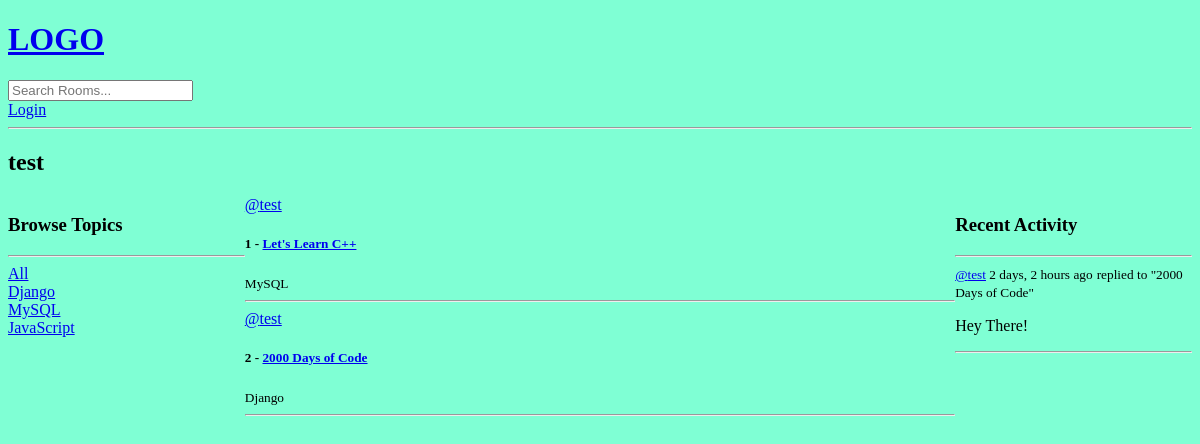
The page /p/1/ on the database as committed earlier.
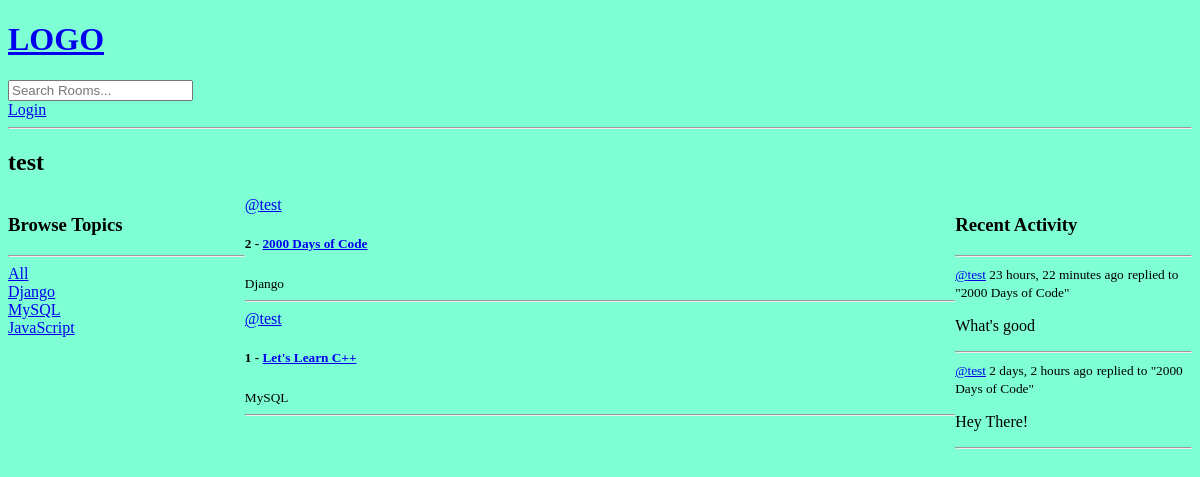
The same page on the database as committed later.
### base/models.py (models this page shows, shortened)
class Topic(models.Model):
	name = models.CharField(max_length=200)

class Room(models.Model):
	host = models.ForeignKey(User, on_delete=models.SET_NULL, null=True)
	topic = models.ForeignKey(Topic, on_delete=models.SET_NULL, null=True)
	name = models.CharField(max_length=200)
	description = models.TextField(null=True, blank=True)
	participants = models.ManyToManyField(User, related_name='participants', blank=True)
	updated = models.DateTimeField(auto_now=True)
	created = models.DateTimeField(auto_now_add=True)
	class Meta:
		ordering = ['-updated', '-created']
	def __str__(self):
		return self.name

class Message(models.Model):
	user = models.ForeignKey(User, on_delete=models.CASCADE)
	room = models.ForeignKey(Room, on_delete=models.CASCADE)
	body = models.TextField()
	updated = models.DateTimeField(auto_now=True)
	created = models.DateTimeField(auto_now_add=True)
	class Meta:
		ordering = ['-updated', '-created']
	def __str__(self):
		return self.body[0:50]

### base/views.py (the view)
# urls.py: path('p/<str:pk>/', views.profile_view, name='profile'),
def profile_view(request, pk):
	user = User.objects.get(id=pk)
	rooms = user.room_set.all()
	comments = user.message_set.all()
	topics = Topic.objects.all()
	context = {
		'user': user,
		'rooms': rooms,
		'comments': comments,
		'topics': topics,
	}
	return render(request, 'base/profile.html', context)

### base/templates/base/profile.html (shortened to what this page needs)
{% extends 'base.html' %}}
{% block content %}
<h2>{{ user.username }}</h2>
<div class="profile-container">
    <div>
        {% include 'base/topics_components.html' %}
    </div>
    <div>
        {% include 'base/feed_component.html' %}
    </div>
    <div>
        {% include 'base/activity_component.html' %}
    </div>
</div>
{% endblock content %}

### base/templates/base/topics_components.html
<h3> Browse Topics </h3>
<hr>
<div>
    <a href="{% url 'home' %}?">All</a>
</div>
{% for topic in topics %}
<div>
    <a href="{% url 'home' %}?q={{ topic.name }}"> {{ topic.name }} </a>
</div>
{% endfor %}

### base/templates/base/feed_component.html (shortened to what this page needs)
<div>
    {% for room in rooms %}
    <div>
        <a href="{% url 'profile' room.host.id %}">@{{ room.host.username }}</a>
        <h5>{{room.id}} - <a href="{% url 'room' room.id %}">{{room.name}} </a></h5>
        <small>{{ room.topic.name }} </small>
        <hr>
    </div>
    {% endfor %}
</div>

### base/templates/base/activity_component.html (shortened to what this page needs)
<h3> Recent Activity </h3>
<hr>
{% for message in comments %}
<div>
    <small><a href="{% url 'profile' message.user.id %}">@{{ message.user }}</a> {{ message.created | timesince }}
        ago</small>
    <small> replied to "{{ message.room }}"</small>
    <p> {{ message }} </p>
    <hr>
</div>
{% endfor %}

Rows that differ between the two databases and show on the page:
changed Room "2000 Days of Code": moves up the list
added Message: user "test", created "23 hours, 22 minutes", room "2000 Days of Code", body "What's good"
